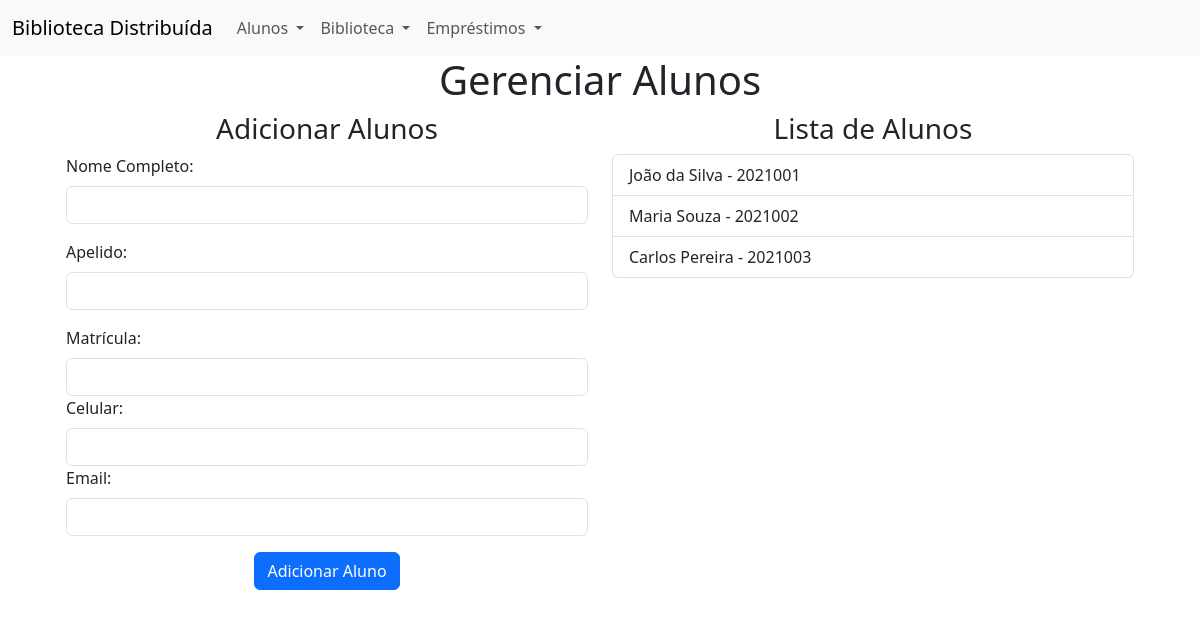
Before: /alunos with the older database file.
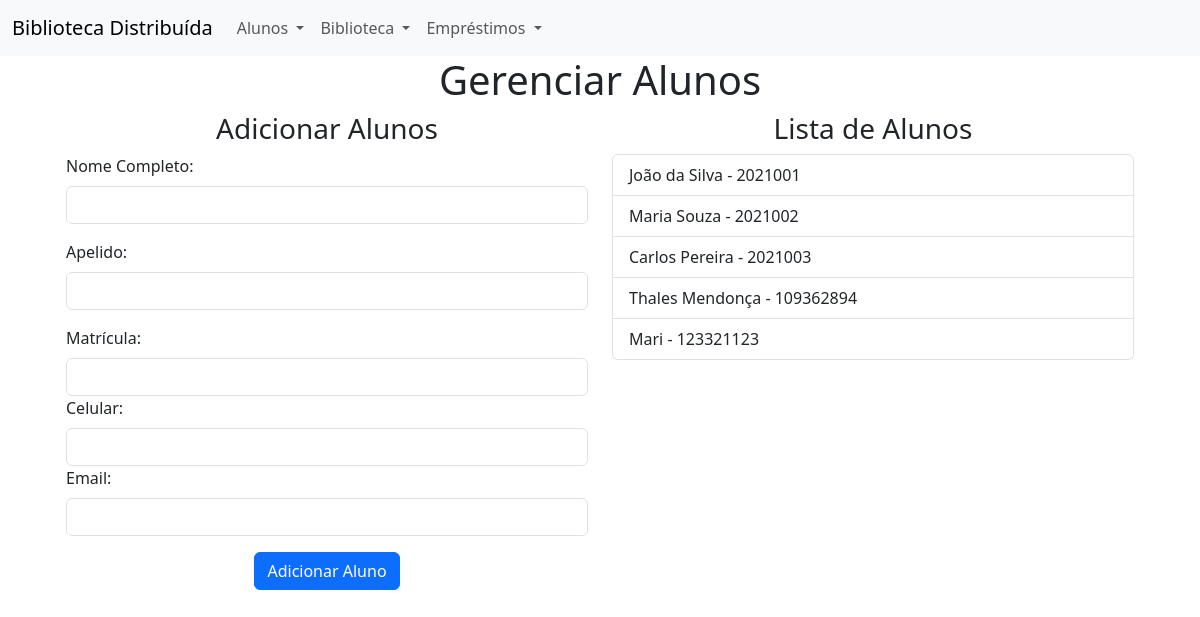
After: the same page with the newer database file.
### models.py (models this page shows)
class Aluno(db.Model):
    id = db.Column(db.Integer, primary_key=True)
    nome_completo = db.Column(db.String(100), nullable=False)
    apelido = db.Column(db.String(50))
    matricula = db.Column(db.String(20), unique=True, nullable=False)
    celular = db.Column(db.String(20))
    email = db.Column(db.String(100), unique=True, nullable=False)

### views.py (the view)
@app.route('/alunos', methods=['GET', 'POST'])
def alunos():
    return controller.gerenciar_alunos()

### controller.py (called while the page is built, shortened)
def gerenciar_alunos():
    alunos = Aluno.query.all()
    return render_template('alunos.html', alunos=alunos, active_page='alunos')

### templates/alunos.html (shortened to what this page needs)
{% extends "index.html" %}
{% block content %}
<div class="container">
    <p class="h1 text-center">Gerenciar Alunos</p>
<div class="container">
    <div class="row">
        <div class="col">
            <p class="h3 text-center">Adicionar Alunos</p>
            <form action="{{ url_for('alunos') }}" method="POST">
        <div class="mb-3">
            <label class="form-label" for="nome_completo">Nome Completo:</label>
            <input class="form-control" type="text" id="nome_completo" name="nome_completo" required>
        </div>
        <div class="mb-3">
            <label class="form-label" for="apelido">Apelido:</label>
            <input class="form-control" type="text" id="apelido" name="apelido" required>
        </div>
        <div>
            <label class="form-label" for="matricula">Matrícula:</label>
            <input class="form-control" type="text" id="matricula" name="matricula" required>
        </div>
        <div>
            <label class="form-label" for="celular">Celular:</label>
            <input class="form-control" type="text" id="celular" name="celular" required>
        </div>
        <div>
            <label class="form-label" for="email">Email:</label>
            <input class="form-control" type="email" id="email" name="email" required>
        </div>
                <div class="d-grid">
                    <button class="btn btn-primary mt-3 mx-auto" type="submit">Adicionar Aluno</button>
                </div>
    </form>
        </div>
        <div class="col">
        <p class="h3 text-center">
            Lista de Alunos
        </p>
            <ul class="list-group">
                {% for aluno in alunos %}
                <li class="list-group-item">{{ aluno.nome_completo }} - {{ aluno.matricula }}</li>
                {% endfor %}
            </ul>
        </div>
    </div>
</div>
</div>
{% endblock %}

Changed rows visible on the page:
added Aluno: nome_completo "Thales Mendonça", matricula "109362894"
added Aluno: nome_completo "Mari", matricula "123321123"
